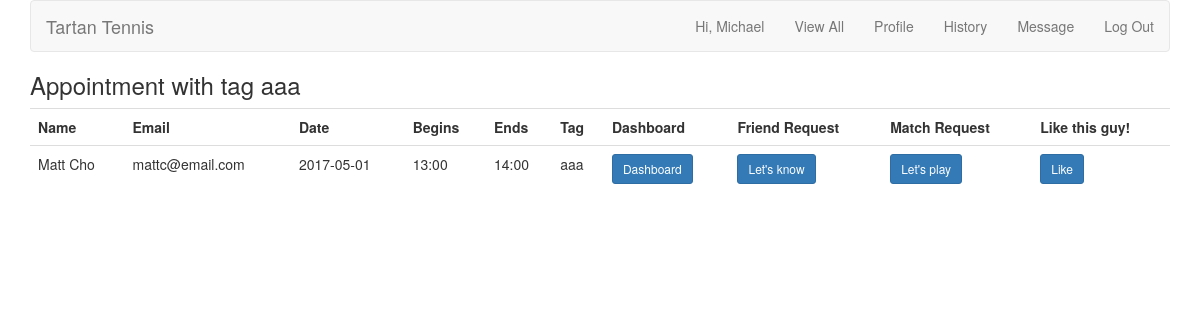
The app's page /tag_time.php?tag=aaa (signed in), older data.
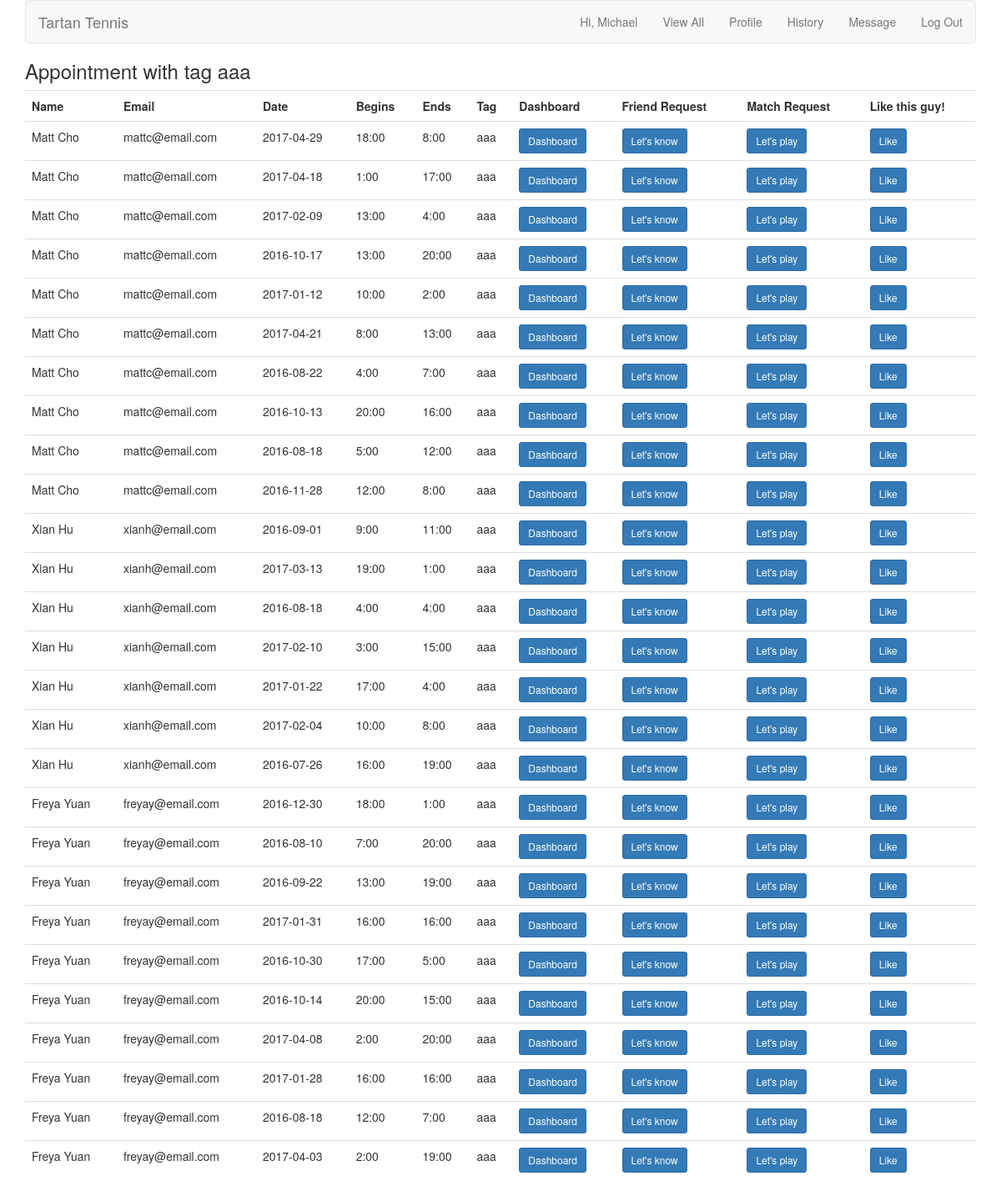
The same page, newer data.
### tables this page shows
CREATE TABLE `times` (
  `time_id` int(11) NOT NULL PRIMARY KEY AUTO_INCREMENT,
  `begins_date` varchar(20) NOT NULL,
  `begins_time` varchar(20) NOT NULL,
  `ends_time` varchar(20) NOT NULL,
  `tag` tinytext NOT NULL,
  `user_id` int(11) NOT NULL,
  `created_at` timestamp NOT NULL DEFAULT CURRENT_TIMESTAMP,
  FULLTEXT (begins_date, begins_time, ends_time, tag)
);

CREATE TABLE `users` (
  `user_id` int(10) UNSIGNED NOT NULL PRIMARY KEY AUTO_INCREMENT,
  `first_name` varchar(20) NOT NULL,
  `last_name` varchar(20) NOT NULL,
  `username` varchar(20) NOT NULL,
  `email` varchar(50) NOT NULL,
  `pass` char(40) NOT NULL,
  `created_at` timestamp NOT NULL DEFAULT CURRENT_TIMESTAMP,
  `updated_at` timestamp NOT NULL DEFAULT CURRENT_TIMESTAMP ON UPDATE CURRENT_TIMESTAMP
);

### tag_time.php (the view, shortened to what this page needs)
<?php
include ('includes/header.php');
require('mysqli_connect.php');
$tag = $_GET['tag'];
echo '<h3>Appointment with tag ' . $tag . '</h3>';
if(isset($_COOKIE['user_id']))
{
    $qt =" SELECT user_id, first_name, last_name, email, begins_date, begins_time, ends_time, tag
                    FROM users INNER JOIN times
                    USING (user_id)
                    WHERE user_id <> '$user_id'
                    AND tag = '$tag';
                    ";
    $result = @mysqli_query($dbc, $qt);
    echo '<table class="table">
    <tr>
    <th>Name</th>
    <th>Email</th>
    <th>Date</th>
    <th>Begins</th>
    <th>Ends</th>
    <th>Tag</th>
    <th>Dashboard</th>
     <th>Friend Request</th>
    <th>Match Request</th>
    <th>Like this guy!</th>
    </tr>';
while ($row = mysqli_fetch_array($result)) {
    echo
    '<tr>
    <td>' . $row['first_name'] . ' ' . $row['last_name'] . '</td>
    <td>' . $row['email'] . '</td>
    <td>' . $row['begins_date'] . '</td>
    <td>' . $row['begins_time'] . '</td>
    <td>' . $row['ends_time'] . '</td>
    <td>' . $row['tag'] . '</td>
    <td><a class="btn btn-primary btn-sm"
    a href="dashboard.php?profile_id='
     . $row['user_id'] . '& user='. $_COOKIE['user_id'] . '">Dashboard</a></td>
    <td><a class="btn btn-primary btn-sm" href="friend_request.php?receiver_id='
     . $row['user_id'] . '">Let\'s know</a></td>
    <td><a class="btn btn-primary btn-sm" href="appoinment_request.php?receiver_id='
    . $row['user_id'] . '& begins_date='. $row['begins_date'] . '& begins_time=' . $row['begins_time'] . '& ends_time=' . $row['ends_time'] . '">Let\'s play</a></td>
    <td><a class="btn btn-primary btn-sm" href="like.php?likee_id='
     . $row['user_id'] . '">Like</a></td>
    </tr>';
    }
    echo '</table>';
}
else
{
        echo 'You must be logged to access this page.';
}
?>

### includes/header.php (shortened to what this page needs)
<!DOCTYPE html>
<html>
<head>
	<link rel="stylesheet" href="bower_components/bootstrap/dist/css/bootstrap.min.css">
	<link rel="stylesheet" href="includes/styles.css">
</head>
<body>
<div class="container">
<nav class="navbar navbar-default">
  <div class="container-fluid">
    <div class="navbar-header">
      <a class="navbar-brand" href="index.php">Tartan Tennis</a>
    </div>
    <ul class="nav navbar-nav navbar-right">
<?php
require('mysqli_connect.php');
$is_loggedin = isset($_COOKIE['first_name']) AND isset($_COOKIE['user_id']);
if (isset($_COOKIE['first_name'])) {
	$fn = $_COOKIE['first_name'];
	$user_id = $_COOKIE['user_id'];
}
if ($is_loggedin) {
	echo "<li><a href='index.php'>Hi, " . $fn . "</a></li>";
	echo '<li><a href="alltime.php">View All</a></li> ';
	echo '<li><a href="dashboard.php?profile_id=' . $user_id . '">Profile</a></li> ';
	echo "<li><a href='activities.php'>History</a></li>";
	$q = "SELECT message_id FROM messages WHERE receiver_id='$user_id' AND is_read = 0";
	$r = @mysqli_query($dbc, $q);
	$num = mysqli_num_rows($r);
	if($num > 0) {
		echo "<li><a href='message.php'>New Message ($num)</a></li>";
	} else {
		echo "<li><a href='message.php'>Message</a></li>";
	}
	echo "<li><a href='logout.php'>Log Out</a></li>";
} else {
	echo "<li><a href='register.php'>Sign Up</a></li><li><a href='login.php'>Log In</a></li>";
}
?>
    </ul>
  </div>
</nav>

Row changes from the older to the newer data that the page shows:
changed times (number 1 of 27 on the later page): begins_date "2017-05-01" → "2017-04-29"; begins_time "13:00" → "18:00"; ends_time "14:00" → "8:00"
added times: user.first_name "Matt", user.last_name "Cho", user.email "mattc@email.com", begins_date "2017-04-18", begins_time "1:00", ends_time "17:00", tag "aaa"
added times: user.first_name "Matt", user.last_name "Cho", user.email "mattc@email.com", begins_date "2017-02-09", begins_time "13:00", ends_time "4:00", tag "aaa"
added times: user.first_name "Matt", user.last_name "Cho", user.email "mattc@email.com", begins_date "2016-10-17", begins_time "13:00", ends_time "20:00", tag "aaa"
added times: user.first_name "Matt", user.last_name "Cho", user.email "mattc@email.com", begins_date "2017-01-12", begins_time "10:00", ends_time "2:00", tag "aaa"
added times: user.first_name "Matt", user.last_name "Cho", user.email "mattc@email.com", begins_date "2017-04-21", begins_time "8:00", ends_time "13:00", tag "aaa"
added times: user.first_name "Matt", user.last_name "Cho", user.email "mattc@email.com", begins_date "2016-08-22", begins_time "4:00", ends_time "7:00", tag "aaa"
added times: user.first_name "Matt", user.last_name "Cho", user.email "mattc@email.com", begins_date "2016-10-13", begins_time "20:00", ends_time "16:00", tag "aaa"
added times: user.first_name "Matt", user.last_name "Cho", user.email "mattc@email.com", begins_date "2016-08-18", begins_time "5:00", ends_time "12:00", tag "aaa"
added times: user.first_name "Matt", user.last_name "Cho", user.email "mattc@email.com", begins_date "2016-11-28", begins_time "12:00", ends_time "8:00", tag "aaa"
added times: user.first_name "Xian", user.last_name "Hu", user.email "xianh@email.com", begins_date "2016-09-01", begins_time "9:00", ends_time "11:00", tag "aaa"
added times: user.first_name "Xian", user.last_name "Hu", user.email "xianh@email.com", begins_date "2017-03-13", begins_time "19:00", ends_time "1:00", tag "aaa"
added times: user.first_name "Xian", user.last_name "Hu", user.email "xianh@email.com", begins_date "2016-08-18", begins_time "4:00", ends_time "4:00", tag "aaa"
added times: user.first_name "Xian", user.last_name "Hu", user.email "xianh@email.com", begins_date "2017-02-10", begins_time "3:00", ends_time "15:00", tag "aaa"
added times: user.first_name "Xian", user.last_name "Hu", user.email "xianh@email.com", begins_date "2017-01-22", begins_time "17:00", ends_time "4:00", tag "aaa"
added times: user.first_name "Xian", user.last_name "Hu", user.email "xianh@email.com", begins_date "2017-02-04", begins_time "10:00", ends_time "8:00", tag "aaa"
added times: user.first_name "Xian", user.last_name "Hu", user.email "xianh@email.com", begins_date "2016-07-26", begins_time "16:00", ends_time "19:00", tag "aaa"
added times: user.first_name "Freya", user.last_name "Yuan", user.email "freyay@email.com", begins_date "2016-12-30", begins_time "18:00", ends_time "1:00", tag "aaa"
added times: user.first_name "Freya", user.last_name "Yuan", user.email "freyay@email.com", begins_date "2016-08-10", begins_time "7:00", ends_time "20:00", tag "aaa"
added times: user.first_name "Freya", user.last_name "Yuan", user.email "freyay@email.com", begins_date "2016-09-22", begins_time "13:00", ends_time "19:00", tag "aaa"
added times: user.first_name "Freya", user.last_name "Yuan", user.email "freyay@email.com", begins_date "2017-01-31", begins_time "16:00", ends_time "16:00", tag "aaa"
added times: user.first_name "Freya", user.last_name "Yuan", user.email "freyay@email.com", begins_date "2016-10-30", begins_time "17:00", ends_time "5:00", tag "aaa"
added times: user.first_name "Freya", user.last_name "Yuan", user.email "freyay@email.com", begins_date "2016-10-14", begins_time "20:00", ends_time "15:00", tag "aaa"
added times: user.first_name "Freya", user.last_name "Yuan", user.email "freyay@email.com", begins_date "2017-04-08", begins_time "2:00", ends_time "20:00", tag "aaa"
added times: user.first_name "Freya", user.last_name "Yuan", user.email "freyay@email.com", begins_date "2017-01-28", begins_time "16:00", ends_time "16:00", tag "aaa"
added times: user.first_name "Freya", user.last_name "Yuan", user.email "freyay@email.com", begins_date "2016-08-18", begins_time "12:00", ends_time "7:00", tag "aaa"
added times: user.first_name "Freya", user.last_name "Yuan", user.email "freyay@email.com", begins_date "2017-04-03", begins_time "2:00", ends_time "19:00", tag "aaa"
